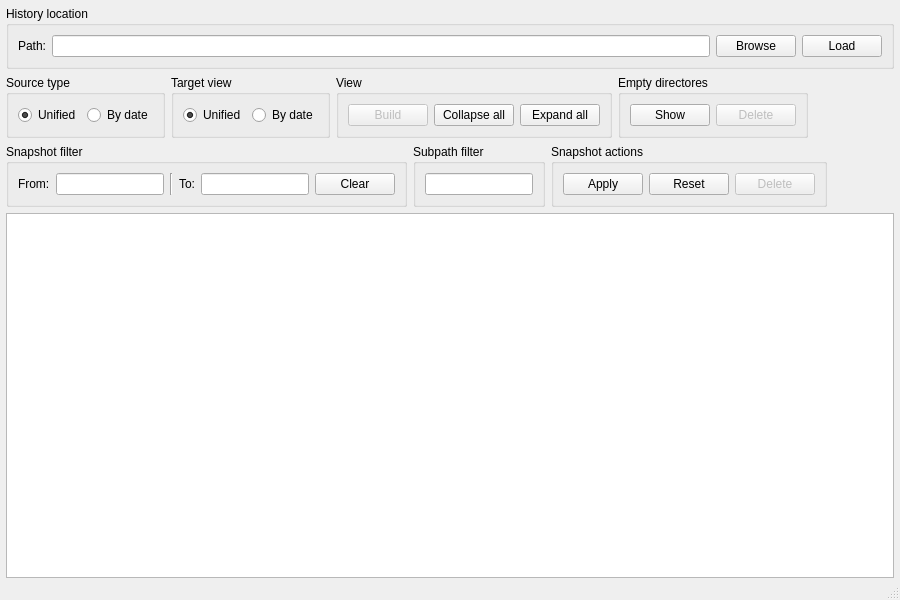
<?xml version="1.0" encoding="UTF-8"?>
<ui version="4.0">
 <class>MainWindow</class>
 <widget class="QMainWindow" name="MainWindow">
  <property name="geometry">
   <rect>
    <x>0</x>
    <y>0</y>
    <width>900</width>
    <height>600</height>
   </rect>
  </property>
  <property name="contextMenuPolicy">
   <enum>Qt::NoContextMenu</enum>
  </property>
  <property name="windowTitle">
   <string>MainWindow</string>
  </property>
  <widget class="QWidget" name="centralwidget">
   <layout class="QGridLayout" name="gridLayout">
    <property name="leftMargin">
     <number>0</number>
    </property>
    <property name="topMargin">
     <number>6</number>
    </property>
    <property name="rightMargin">
     <number>0</number>
    </property>
    <property name="bottomMargin">
     <number>0</number>
    </property>
    <item row="0" column="0">
     <layout class="QVBoxLayout" name="verticalLayout">
      <property name="topMargin">
       <number>0</number>
      </property>
      <property name="bottomMargin">
       <number>0</number>
      </property>
      <item>
       <layout class="QHBoxLayout" name="row_1">
        <property name="leftMargin">
         <number>6</number>
        </property>
        <property name="topMargin">
         <number>0</number>
        </property>
        <property name="rightMargin">
         <number>6</number>
        </property>
        <property name="bottomMargin">
         <number>0</number>
        </property>
        <item>
         <widget class="QGroupBox" name="history_path_box">
          <property name="title">
           <string>History location</string>
          </property>
          <layout class="QHBoxLayout" name="horizontalLayout_10">
           <item>
            <widget class="QLabel" name="label_7">
             <property name="text">
              <string>Path:</string>
             </property>
            </widget>
           </item>
           <item>
            <widget class="QLineEdit" name="path_field"/>
           </item>
           <item>
            <widget class="QPushButton" name="browse_button">
             <property name="text">
              <string>Browse</string>
             </property>
            </widget>
           </item>
           <item>
            <widget class="QPushButton" name="file_tree_load_button">
             <property name="text">
              <string>Load</string>
             </property>
            </widget>
           </item>
          </layout>
         </widget>
        </item>
       </layout>
      </item>
      <item>
       <layout class="QHBoxLayout" name="row_2">
        <property name="leftMargin">
         <number>6</number>
        </property>
        <property name="rightMargin">
         <number>6</number>
        </property>
        <item>
         <widget class="QGroupBox" name="history_type_box">
          <property name="title">
           <string>Source type</string>
          </property>
          <layout class="QHBoxLayout" name="horizontalLayout">
           <item>
            <widget class="QRadioButton" name="from_unified">
             <property name="text">
              <string>Unified</string>
             </property>
             <property name="checked">
              <bool>true</bool>
             </property>
             <property name="autoExclusive">
              <bool>true</bool>
             </property>
            </widget>
           </item>
           <item>
            <widget class="QRadioButton" name="from_bydate">
             <property name="text">
              <string>By date</string>
             </property>
             <property name="autoExclusive">
              <bool>true</bool>
             </property>
            </widget>
           </item>
          </layout>
         </widget>
        </item>
        <item>
         <widget class="QGroupBox" name="target_view_box">
          <property name="title">
           <string>Target view</string>
          </property>
          <layout class="QHBoxLayout" name="horizontalLayout_5">
           <item>
            <widget class="QRadioButton" name="to_unified">
             <property name="text">
              <string>Unified</string>
             </property>
             <property name="checked">
              <bool>true</bool>
             </property>
             <property name="autoExclusive">
              <bool>true</bool>
             </property>
             <attribute name="buttonGroup">
              <string notr="true">buttonGroup_3</string>
             </attribute>
            </widget>
           </item>
           <item>
            <widget class="QRadioButton" name="to_bydate">
             <property name="text">
              <string>By date</string>
             </property>
             <property name="autoExclusive">
              <bool>true</bool>
             </property>
             <attribute name="buttonGroup">
              <string notr="true">buttonGroup_3</string>
             </attribute>
            </widget>
           </item>
          </layout>
         </widget>
        </item>
        <item>
         <widget class="QGroupBox" name="groupBox_4">
          <property name="title">
           <string>View</string>
          </property>
          <layout class="QHBoxLayout" name="horizontalLayout_4">
           <item>
            <widget class="QPushButton" name="build_button">
             <property name="enabled">
              <bool>false</bool>
             </property>
             <property name="text">
              <string>Build</string>
             </property>
            </widget>
           </item>
           <item>
            <widget class="QPushButton" name="collapse_button">
             <property name="text">
              <string>Collapse all</string>
             </property>
            </widget>
           </item>
           <item>
            <widget class="QPushButton" name="expand_button">
             <property name="text">
              <string>Expand all</string>
             </property>
            </widget>
           </item>
          </layout>
         </widget>
        </item>
        <item>
         <widget class="QGroupBox" name="groupBox_3">
          <property name="title">
           <string>Empty directores</string>
          </property>
          <layout class="QHBoxLayout" name="horizontalLayout_2">
           <item>
            <widget class="QPushButton" name="empty_dirs_button">
             <property name="text">
              <string>Show</string>
             </property>
            </widget>
           </item>
           <item>
            <widget class="QPushButton" name="clear_all_button">
             <property name="enabled">
              <bool>false</bool>
             </property>
             <property name="text">
              <string>Delete</string>
             </property>
            </widget>
           </item>
          </layout>
         </widget>
        </item>
        <item>
         <spacer name="horizontalSpacer">
          <property name="orientation">
           <enum>Qt::Horizontal</enum>
          </property>
          <property name="sizeHint" stdset="0">
           <size>
            <width>40</width>
            <height>20</height>
           </size>
          </property>
         </spacer>
        </item>
       </layout>
      </item>
      <item>
       <layout class="QHBoxLayout" name="row_3">
        <property name="leftMargin">
         <number>6</number>
        </property>
        <property name="rightMargin">
         <number>6</number>
        </property>
        <item>
         <widget class="QGroupBox" name="snapshot_filter_box">
          <property name="title">
           <string>Snapshot filter</string>
          </property>
          <layout class="QHBoxLayout" name="horizontalLayout_6">
           <item>
            <widget class="QLabel" name="label_2">
             <property name="text">
              <string>From:</string>
             </property>
            </widget>
           </item>
           <item>
            <widget class="QLineEdit" name="filter_from_field"/>
           </item>
           <item>
            <widget class="Line" name="line">
             <property name="orientation">
              <enum>Qt::Vertical</enum>
             </property>
            </widget>
           </item>
           <item>
            <widget class="QLabel" name="label_3">
             <property name="text">
              <string>To:</string>
             </property>
            </widget>
           </item>
           <item>
            <widget class="QLineEdit" name="filter_to_field"/>
           </item>
           <item>
            <widget class="QPushButton" name="clear_button">
             <property name="text">
              <string>Clear</string>
             </property>
            </widget>
           </item>
          </layout>
         </widget>
        </item>
        <item>
         <widget class="QGroupBox" name="sub_path_filter_box">
          <property name="title">
           <string>Subpath filter</string>
          </property>
          <layout class="QHBoxLayout" name="horizontalLayout_12">
           <item>
            <widget class="QLineEdit" name="subpath_field"/>
           </item>
          </layout>
         </widget>
        </item>
        <item>
         <widget class="QGroupBox" name="snapshot_actions_box">
          <property name="title">
           <string>Snapshot actions</string>
          </property>
          <layout class="QHBoxLayout" name="horizontalLayout_9">
           <item>
            <widget class="QPushButton" name="filter_button">
             <property name="text">
              <string>Apply</string>
             </property>
            </widget>
           </item>
           <item>
            <widget class="QPushButton" name="reset_filters_button">
             <property name="text">
              <string>Reset</string>
             </property>
            </widget>
           </item>
           <item>
            <widget class="QPushButton" name="delete_button">
             <property name="enabled">
              <bool>false</bool>
             </property>
             <property name="text">
              <string>Delete</string>
             </property>
            </widget>
           </item>
          </layout>
         </widget>
        </item>
        <item>
         <spacer name="horizontalSpacer_3">
          <property name="orientation">
           <enum>Qt::Horizontal</enum>
          </property>
          <property name="sizeHint" stdset="0">
           <size>
            <width>40</width>
            <height>20</height>
           </size>
          </property>
         </spacer>
        </item>
       </layout>
      </item>
      <item>
       <layout class="QHBoxLayout" name="row_4">
        <property name="leftMargin">
         <number>6</number>
        </property>
        <property name="rightMargin">
         <number>6</number>
        </property>
        <item>
         <widget class="QTreeView" name="filetree_view">
          <property name="contextMenuPolicy">
           <enum>Qt::CustomContextMenu</enum>
          </property>
          <property name="editTriggers">
           <set>QAbstractItemView::NoEditTriggers</set>
          </property>
         </widget>
        </item>
       </layout>
      </item>
     </layout>
    </item>
   </layout>
  </widget>
  <widget class="QMenuBar" name="menubar">
   <property name="geometry">
    <rect>
     <x>0</x>
     <y>0</y>
     <width>900</width>
     <height>21</height>
    </rect>
   </property>
  </widget>
  <widget class="QStatusBar" name="statusbar"/>
 </widget>
 <resources/>
 <connections>
  <connection>
   <sender>browse_button</sender>
   <signal>clicked()</signal>
   <receiver>MainWindow</receiver>
   <slot>browse_action()</slot>
   <hints>
    <hint type="sourcelabel">
     <x>497</x>
     <y>48</y>
    </hint>
    <hint type="destinationlabel">
     <x>399</x>
     <y>299</y>
    </hint>
   </hints>
  </connection>
  <connection>
   <sender>build_button</sender>
   <signal>clicked()</signal>
   <receiver>MainWindow</receiver>
   <slot>build_tree_action()</slot>
   <hints>
    <hint type="sourcelabel">
     <x>497</x>
     <y>48</y>
    </hint>
    <hint type="destinationlabel">
     <x>399</x>
     <y>299</y>
    </hint>
   </hints>
  </connection>
  <connection>
   <sender>collapse_button</sender>
   <signal>clicked()</signal>
   <receiver>MainWindow</receiver>
   <slot>collapse_action()</slot>
   <hints>
    <hint type="sourcelabel">
     <x>584</x>
     <y>84</y>
    </hint>
    <hint type="destinationlabel">
     <x>399</x>
     <y>299</y>
    </hint>
   </hints>
  </connection>
  <connection>
   <sender>expand_button</sender>
   <signal>clicked()</signal>
   <receiver>MainWindow</receiver>
   <slot>expand_action()</slot>
   <hints>
    <hint type="sourcelabel">
     <x>665</x>
     <y>84</y>
    </hint>
    <hint type="destinationlabel">
     <x>399</x>
     <y>299</y>
    </hint>
   </hints>
  </connection>
  <connection>
   <sender>empty_dirs_button</sender>
   <signal>clicked()</signal>
   <receiver>MainWindow</receiver>
   <slot>empty_dirs_action()</slot>
   <hints>
    <hint type="sourcelabel">
     <x>504</x>
     <y>83</y>
    </hint>
    <hint type="destinationlabel">
     <x>399</x>
     <y>299</y>
    </hint>
   </hints>
  </connection>
  <connection>
   <sender>filter_button</sender>
   <signal>clicked()</signal>
   <receiver>MainWindow</receiver>
   <slot>filter_action()</slot>
   <hints>
    <hint type="sourcelabel">
     <x>563</x>
     <y>114</y>
    </hint>
    <hint type="destinationlabel">
     <x>399</x>
     <y>299</y>
    </hint>
   </hints>
  </connection>
  <connection>
   <sender>clear_button</sender>
   <signal>clicked()</signal>
   <receiver>MainWindow</receiver>
   <slot>clear_bounds_action()</slot>
   <hints>
    <hint type="sourcelabel">
     <x>590</x>
     <y>114</y>
    </hint>
    <hint type="destinationlabel">
     <x>399</x>
     <y>299</y>
    </hint>
   </hints>
  </connection>
  <connection>
   <sender>clear_all_button</sender>
   <signal>clicked()</signal>
   <receiver>MainWindow</receiver>
   <slot>delete_empty_dirs_action()</slot>
   <hints>
    <hint type="sourcelabel">
     <x>504</x>
     <y>83</y>
    </hint>
    <hint type="destinationlabel">
     <x>399</x>
     <y>299</y>
    </hint>
   </hints>
  </connection>
  <connection>
   <sender>delete_button</sender>
   <signal>clicked()</signal>
   <receiver>MainWindow</receiver>
   <slot>delete_snapshots_action()</slot>
   <hints>
    <hint type="sourcelabel">
     <x>642</x>
     <y>114</y>
    </hint>
    <hint type="destinationlabel">
     <x>399</x>
     <y>299</y>
    </hint>
   </hints>
  </connection>
  <connection>
   <sender>filetree_view</sender>
   <signal>customContextMenuRequested(QPoint)</signal>
   <receiver>MainWindow</receiver>
   <slot>contextMenuEvent()</slot>
   <hints>
    <hint type="sourcelabel">
     <x>311</x>
     <y>401</y>
    </hint>
    <hint type="destinationlabel">
     <x>311</x>
     <y>299</y>
    </hint>
   </hints>
  </connection>
  <connection>
   <sender>reset_filters_button</sender>
   <signal>clicked()</signal>
   <receiver>MainWindow</receiver>
   <slot>reset_filters_action()</slot>
   <hints>
    <hint type="sourcelabel">
     <x>725</x>
     <y>191</y>
    </hint>
    <hint type="destinationlabel">
     <x>449</x>
     <y>299</y>
    </hint>
   </hints>
  </connection>
 </connections>
 <slots>
  <slot>browse_action()</slot>
  <slot>build_tree_action()</slot>
  <slot>expand_action()</slot>
  <slot>collapse_action()</slot>
  <slot>restore_action()</slot>
  <slot>empty_dirs_action()</slot>
  <slot>filter_action()</slot>
  <slot>clear_bounds_action()</slot>
  <slot>delete_empty_dirs_action()</slot>
  <slot>delete_snapshots_action()</slot>
  <slot>contextMenuEvent()</slot>
  <slot>reset_filters_action()</slot>
  <slot>filetree_load_action()</slot>
 </slots>
 <buttongroups>
  <buttongroup name="buttonGroup_3"/>
 </buttongroups>
</ui>
